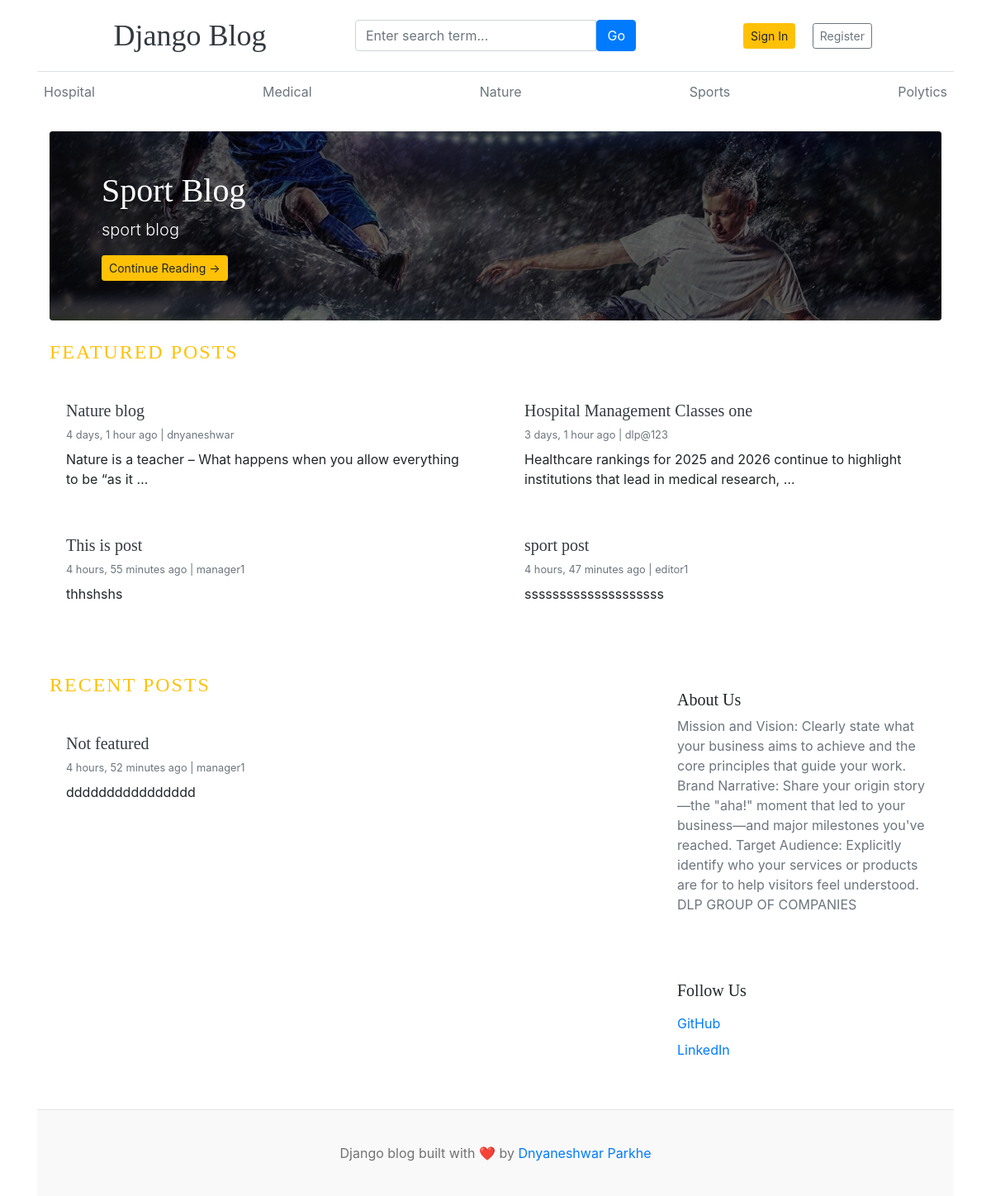
The app's page /, older data.
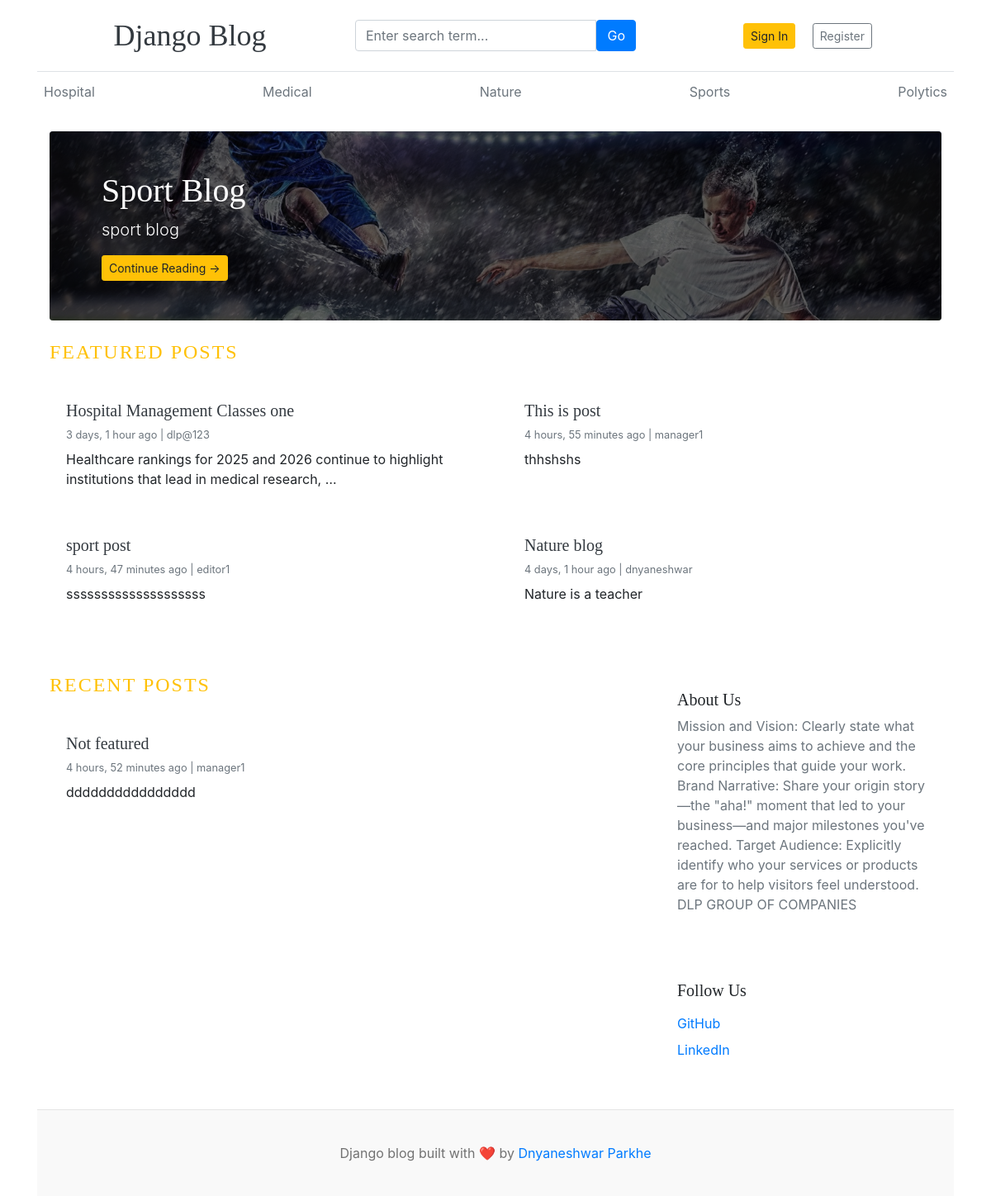
The same page, newer data.
### blogs/models.py (models this page shows, shortened)
class Category(models.Model):
    category_name = models.CharField(max_length=100, unique=True)
    created_at = models.DateTimeField(auto_now_add=True)
    updated_at = models.DateTimeField(auto_now=True)
    class Meta:
        verbose_name_plural = 'Categories'

class Blog(models.Model):
    title = models.CharField(max_length=200)
    slug = models.SlugField(max_length=250, unique=True, blank=True)
    category = models.ForeignKey(Category, on_delete=models.CASCADE)
    author = models.ForeignKey(User, on_delete=models.CASCADE)
    featured_image = models.ImageField(upload_to='uploads/%Y/%m/%d')
    short_description = models.TextField(max_length=500)
    blog_body = models.TextField(max_length=1000)
    status = models.CharField(choices=STATUS_CHOICES, default="Draft")
    is_featured = models.BooleanField(default=False)
    created_at = models.DateTimeField(auto_now_add=True)
    updated_at = models.DateTimeField(auto_now=True)

### assignments/models.py (models this page shows, shortened)
class AboutUs(models.Model):
    name = models.CharField(max_length=50)
    description = models.TextField(max_length=600)
    created_at = models.DateTimeField(auto_now_add=True)
    updated_at = models.DateTimeField(auto_now=True)
    class Meta:
        verbose_name_plural = 'About Us'

class SocialLink(models.Model):
    platform = models.CharField(max_length=20)
    link = models.URLField(max_length=100)
    created_at = models.DateTimeField(auto_now_add=True)
    updated_at = models.DateTimeField(auto_now=True)

### blog_main/views.py (the view)
# urls.py: 2. Add a URL to urlpatterns:  path('', views.home, name='home')
def home(request):
    featured_posts = Blog.objects.filter(is_featured=True, status='Published').order_by('updated_at')
    posts = Blog.objects.filter(is_featured=False, status='Published')
    try:
        about_us = AboutUs.objects.get()
    except:
        about_us = None
    context = {
        'featured_posts':featured_posts,
        'posts':posts,
        'about_us':about_us,
    }
    return render(request, 'home.html', context)

### blogs/context_processors.py (called while the page is built)
def get_categories(request):
    categories = Category.objects.all().order_by('-created_at')
    return dict(categories=categories)

def get_social_links(request):
    social_links = SocialLink.objects.all()
    return dict(social_links=social_links)

### templates/home.html (shortened to what this page needs)
{% extends "base.html" %}
{% block content %}
<div class="container mt-4">
  {% for post in featured_posts %}
    {% if forloop.first %}
    <div class="p-5 mb-4 text-white rounded hero-section"
         style="background-image: url({{ post.featured_image.url }});">
      <div class="overlay"></div>
      <div class="content col-md-8">
        <h1 class="display-5 fw-bold">{{ post.title }}</h1>
        <p class="lead">
          {{ post.short_description|truncatewords:15 }}
        </p>
        <a href="{% url 'blogs' post.slug %}"
           class="btn btn-warning btn-sm">
          Continue Reading →
        </a>
      </div>
    </div>
    {% endif %}
  {% endfor %}
  <h4 class="text-uppercase text-warning mb-4" style="letter-spacing: 2px">
    Featured Posts
  </h4>
  <div class="row g-4 mb-5">
    {% for post in featured_posts %}
      {% if not forloop.first %}
      <div class="col-12 col-md-6">
        <div class="card h-100 shadow-sm border-0 post-card">
          <div class="card-body">
            <h5>
              <a href="{% url 'blogs' post.slug %}"
                 class="text-dark text-decoration-none fw-bold">
                {{ post.title }}
              </a>
            </h5>
            <small class="text-muted d-block mb-2">
              {{ post.created_at|timesince }} ago |
              {{ post.author }}
            </small>
            <p>
              {{ post.short_description|truncatewords:15 }}
            </p>
          </div>
        </div>
      </div>
      {% endif %}
    {% endfor %}
  </div>
  <div class="row">
    <div class="col-12 col-lg-8">
      <h4 class="text-uppercase text-warning mb-4"
          style="letter-spacing: 2px">
        Recent Posts
      </h4>
      {% for post in posts %}
      <div class="card mb-4 border-0 shadow-sm post-card">
        <div class="card-body">
          <h5>
            <a href="{% url 'blogs' post.slug %}"
               class="text-dark text-decoration-none fw-bold">
              {{ post.title }}
            </a>
          </h5>
          <small class="text-muted d-block mb-2">
            {{ post.created_at|timesince }} ago |
            {{ post.author }}
          </small>
          <p>
            {{ post.short_description|truncatewords:25 }}
          </p>
        </div>
      </div>
      {% endfor %}
    </div>
    <div class="col-12 col-lg-4 mt-4 mt-lg-0">
      <div class="card border-0 shadow-sm mb-4">
        <div class="card-body">
          <h5 class="fw-bold">{{ about_us.name }}</h5>
          <p class="text-muted">
            {{ about_us.description }}
          </p>
        </div>
      </div>
      {% if social_links %}
      <div class="card border-0 shadow-sm">
        <div class="card-body">
          <h5 class="fw-bold mb-3">Follow Us</h5>
          <ul class="list-unstyled">
            {% for i in social_links %}
            <li class="mb-2">
              <a href="{{ i.link }}" target="_blank"
                 class="text-decoration-none social-link">
                {{ i.platform }}
              </a>
            </li>
            {% endfor %}
          </ul>
        </div>
      </div>
      {% endif %}
    </div>
  </div>
</div>
{% endblock %}

### templates/base.html (shortened to what this page needs)
{% load static %}
<!doctype html>
<html lang="en">
  <head>
    <link
      href="https://getbootstrap.com/docs/4.0/dist/css/bootstrap.min.css"
      rel="stylesheet"
    />
    <link href="{% static 'css/blog.css' %}" rel="stylesheet" />
    <link href="{% static 'css/dashboard.css' %}" rel="stylesheet" />
    <link rel="stylesheet" href="https://cdnjs.cloudflare.com/ajax/libs/font-awesome/7.0.1/css/all.min.css" />
  </head>
  <body>
    <div class="container">
     <header class="blog-header py-3 border-bottom">
  <div class="container">
    <div class="row align-items-center">
      <div class="col-12 col-md-4 text-center text-md-start mb-2 mb-md-0">
        <a class="blog-header-logo text-dark text-decoration-none fs-4" href="/">
          Django Blog
        </a>
      </div>
      <div class="col-12 col-md-4 mb-2 mb-md-0">
        <form action="{% url 'search' %}" method="GET">
          <div class="input-group">
            <input
              class="form-control"
              value="{{keyword}}"
              type="text"
              name="keyword"
              placeholder="Enter search term..."
              required
            />
            <button type="submit" class="btn btn-primary">
              Go
            </button>
          </div>
        </form>
      </div>
      <div class="col-12 col-md-4 text-center text-md-end">
        {% if not user.is_authenticated %}
          <a class="btn btn-sm btn-warning mx-3" href="{% url 'login' %}">
            Sign In
          </a>
          <a class="btn btn-sm btn-outline-secondary" href="{% url 'register' %}">
            Register
          </a>
        {% endif %}
      </div>
    </div>
  </div>
</header>
      <div class="nav-scroller py-1 mb-2">
        <nav class="nav d-flex justify-content-between">
          {% for cat in categories  %}
          <a class="p-2 text-muted" href="{% url 'posts_by_category' cat.id %}">{{cat.category_name}}</a>
          {% endfor %}
        </nav>
      </div>
{% block content %}
{% endblock %}
 <footer class="blog-footer mt-4">
      <p>Django blog built with ❤️ by <a href="#">Dnyaneshwar Parkhe</a></p>
    </footer>
  </body>
</html>

### blog_main/static/css/blog.css (style rules this page uses)
.blog-header { border-bottom: 1px solid #e5e5e5; }
.blog-header-logo { font-family: "Playfair Display", Georgia, "Times New Roman", serif; font-size: 2.25rem; }
h1, h2, h3, h4, h5, h6 { font-family: "Playfair Display", Georgia, "Times New Roman", serif; }
.blog-footer { padding: 2.5rem 0; color: #727272; text-align: center; background-color: #f9f9f9; border-top: .05rem solid #e5e5e5; }
.blog-footer p:last-child { margin-bottom: 0; }

### templates/home.html (style rules this page uses)
.hero-section { position: relative; background-size: cover; background-position: center; overflow: hidden; }
.hero-section .overlay { position: absolute; top: 0; left: 0; width: 100%; height: 100%; background: rgba(0,0,0,0.6); }
.hero-section .content { position: relative; z-index: 2; }
.post-card { transition: all 0.3s ease; border-radius: 12px; }
.social-link { transition: 0.3s; }

Row changes from the older to the newer data that the page shows:
changed Blog "Nature blog": short_description "Nature is a teacher – What happens when you allow everything to be “as it …" → "Nature is a teacher"; moves down the list
